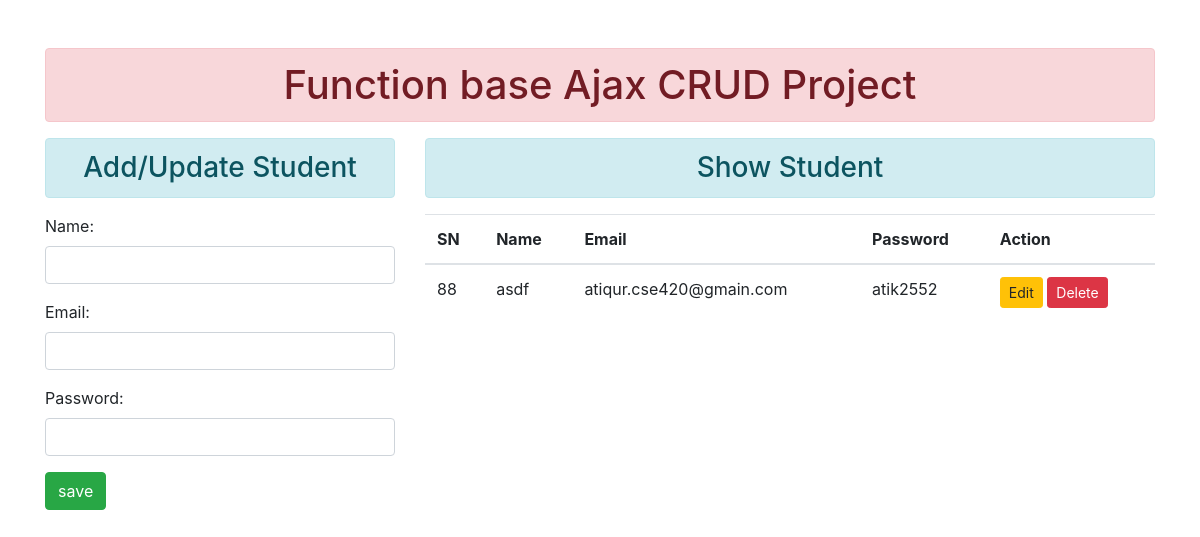
Before: / with the older database file.
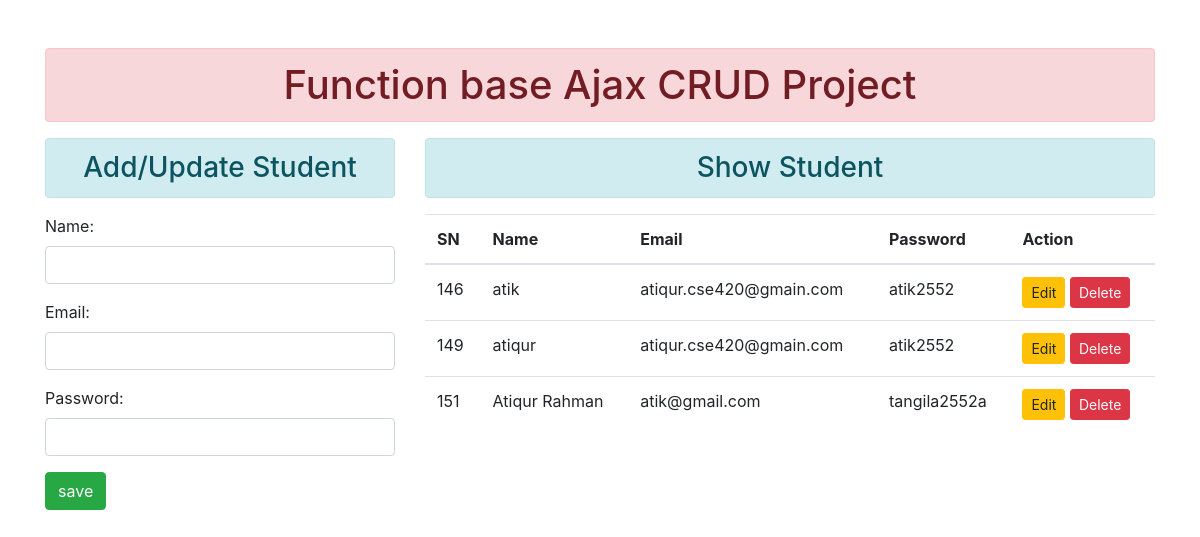
After: the same page with the newer database file.
### enrollApp/models.py (models this page shows, shortened)
class MyUser(models.Model):
    name = models.CharField(max_length=150)
    email = models.EmailField(max_length=80)
    password = models.CharField(max_length=50)

### enrollApp/views.py (the view)
# urls.py: path('', views.Homepage, name="homepage"),
def Homepage(request):
    form = StudentRegistrationForm()
    student_data = MyUser.objects.all()
    data = {
        "form": form,
        "student_data": student_data,
    }
    return render(request, "index.html", data)

### enrollApp/forms.py
class StudentRegistrationForm(forms.ModelForm):
    class Meta:
        model = MyUser
        fields = ['name', 'email', 'password']
        widgets = {
            'name': forms.TextInput(attrs={'class': 'form-control', 'id': 'nameid'}),
            'email': forms.EmailInput(attrs={'class': 'form-control', 'id': 'emailid'}),
            'password': forms.PasswordInput(attrs={'class': 'form-control', 'id': 'passwordid'}),
        }

### templates/index.html (shortened to what this page needs)
{% extends "base.html"%}
{% block maincontent %}
{% include 'inheritancePage/showCodeIndex.html' %}
{% endblock %}

### templates/inheritancePage/showCodeIndex.html (shortened to what this page needs)
<div class="container mt-5">
  <h1 class="text-xl-center alert alert-danger"> Function base Ajax CRUD Project </h1>
      <div class="row">
          <div class="col-sm-4">
              <h3 class="text-center alert alert-info"> Add/Update Student </h3>
              <form action="" method="post" id="myForm" autocomplete="off">
                  {{ form.as_p }}
                <input type="submit" class="btn btn-success" value="save" id="btnsave">
              </form>
          </div>
          <div class="col-sm-8">
              <h3 class="text-center alert alert-info"> Show Student </h3>
             <table class="table table-hover">
                <thead>
                  <tr>
                      <th scope="col"> SN </th>
                      <th scope="col"> Name </th>
                      <th scope="col"> Email </th>
                      <th scope="col"> Password </th>
                      <th scope="col"> Action </th>
                  </tr>
                   </thead>
                   <tbody id="Tbody">
              {% for data in student_data %}
                  <tr>
                      <td> {{ data.id }} </td>
                      <td> {{ data.name }} </td>
                      <td> {{ data.email }} </td>
                      <td> {{ data.password}} </td>
                      <td >
                          <input type="button" class="btn btn-warning btn-sm btn-edit" value="Edit" data-sid="{{ data.id }}">
                          <input type="button" class="btn btn-danger btn-sm btn-delete" value="Delete" data-sid="{{ data.id }}">
                      </td>
                  </tr>
                   {%endfor%}
                  </tbody>
              </table>
          </div>
      </div>
  </div>

Changed rows visible on the page:
removed MyUser: id "88", name "asdf", email "atiqur.cse420@gmain.com", password "atik2552"
added MyUser: id "146", name "atik", email "atiqur.cse420@gmain.com", password "atik2552"
added MyUser: id "149", name "atiqur", email "atiqur.cse420@gmain.com", password "atik2552"
added MyUser: id "151", name "Atiqur Rahman", email "atik@gmail.com", password "tangila2552a"
